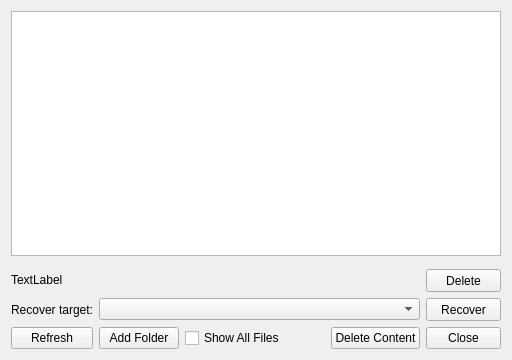
<?xml version="1.0" encoding="UTF-8"?>
<ui version="4.0">
 <class>RecoveryWindow</class>
 <widget class="QWidget" name="RecoveryWindow">
  <property name="geometry">
   <rect>
    <x>0</x>
    <y>0</y>
    <width>512</width>
    <height>360</height>
   </rect>
  </property>
  <property name="sizePolicy">
   <sizepolicy hsizetype="Preferred" vsizetype="Preferred">
    <horstretch>0</horstretch>
    <verstretch>0</verstretch>
   </sizepolicy>
  </property>
  <property name="minimumSize">
   <size>
    <width>0</width>
    <height>0</height>
   </size>
  </property>
  <property name="maximumSize">
   <size>
    <width>16777215</width>
    <height>16777215</height>
   </size>
  </property>
  <property name="windowTitle">
   <string>Sandybox - Recovery</string>
  </property>
  <layout class="QVBoxLayout" name="verticalLayout_2">
   <item>
    <layout class="QVBoxLayout" name="verticalLayout">
     <item>
      <layout class="QGridLayout" name="gridLayout">
       <item row="6" column="1">
        <widget class="QPushButton" name="btnAddFolder">
         <property name="text">
          <string>Add Folder</string>
         </property>
        </widget>
       </item>
       <item row="6" column="4">
        <widget class="QToolButton" name="btnDeleteAll">
         <property name="sizePolicy">
          <sizepolicy hsizetype="Minimum" vsizetype="Minimum">
           <horstretch>0</horstretch>
           <verstretch>0</verstretch>
          </sizepolicy>
         </property>
         <property name="minimumSize">
          <size>
           <width>75</width>
           <height>0</height>
          </size>
         </property>
         <property name="text">
          <string>Delete Content</string>
         </property>
        </widget>
       </item>
       <item row="5" column="0">
        <widget class="QLabel" name="label">
         <property name="text">
          <string>Recover target:</string>
         </property>
         <property name="alignment">
          <set>Qt::AlignRight|Qt::AlignTrailing|Qt::AlignVCenter</set>
         </property>
         <property name="buddy">
          <cstring>cmbRecover</cstring>
         </property>
        </widget>
       </item>
       <item row="6" column="0">
        <widget class="QPushButton" name="btnRefresh">
         <property name="text">
          <string>Refresh</string>
         </property>
        </widget>
       </item>
       <item row="3" column="0">
        <widget class="QWidget" name="finder" native="true">
         <property name="maximumSize">
          <size>
           <width>16777215</width>
           <height>1</height>
          </size>
         </property>
        </widget>
       </item>
       <item row="5" column="1" colspan="4">
        <widget class="QComboBox" name="cmbRecover"/>
       </item>
       <item row="5" column="5">
        <widget class="QToolButton" name="btnRecover">
         <property name="sizePolicy">
          <sizepolicy hsizetype="Minimum" vsizetype="Minimum">
           <horstretch>0</horstretch>
           <verstretch>0</verstretch>
          </sizepolicy>
         </property>
         <property name="minimumSize">
          <size>
           <width>75</width>
           <height>23</height>
          </size>
         </property>
         <property name="text">
          <string>Recover</string>
         </property>
        </widget>
       </item>
       <item row="6" column="3">
        <spacer name="horizontalSpacer_2">
         <property name="orientation">
          <enum>Qt::Horizontal</enum>
         </property>
         <property name="sizeHint" stdset="0">
          <size>
           <width>40</width>
           <height>20</height>
          </size>
         </property>
        </spacer>
       </item>
       <item row="4" column="5">
        <widget class="QToolButton" name="btnDelete">
         <property name="sizePolicy">
          <sizepolicy hsizetype="Minimum" vsizetype="Minimum">
           <horstretch>0</horstretch>
           <verstretch>0</verstretch>
          </sizepolicy>
         </property>
         <property name="minimumSize">
          <size>
           <width>75</width>
           <height>23</height>
          </size>
         </property>
         <property name="text">
          <string>Delete</string>
         </property>
        </widget>
       </item>
       <item row="0" column="0" rowspan="3" colspan="6">
        <widget class="QTreeView" name="treeFiles"/>
       </item>
       <item row="6" column="5">
        <widget class="QToolButton" name="btnClose">
         <property name="sizePolicy">
          <sizepolicy hsizetype="Minimum" vsizetype="Minimum">
           <horstretch>0</horstretch>
           <verstretch>0</verstretch>
          </sizepolicy>
         </property>
         <property name="maximumSize">
          <size>
           <width>16777215</width>
           <height>16777215</height>
          </size>
         </property>
         <property name="text">
          <string>Close</string>
         </property>
        </widget>
       </item>
       <item row="6" column="2">
        <widget class="QCheckBox" name="chkShowAll">
         <property name="text">
          <string>Show All Files</string>
         </property>
        </widget>
       </item>
       <item row="4" column="0" colspan="5">
        <widget class="QLabel" name="lblInfo">
         <property name="sizePolicy">
          <sizepolicy hsizetype="Preferred" vsizetype="Fixed">
           <horstretch>0</horstretch>
           <verstretch>0</verstretch>
          </sizepolicy>
         </property>
         <property name="text">
          <string>TextLabel</string>
         </property>
        </widget>
       </item>
      </layout>
     </item>
    </layout>
   </item>
  </layout>
 </widget>
 <tabstops>
  <tabstop>treeFiles</tabstop>
  <tabstop>btnDelete</tabstop>
  <tabstop>cmbRecover</tabstop>
  <tabstop>btnRecover</tabstop>
  <tabstop>btnRefresh</tabstop>
  <tabstop>btnAddFolder</tabstop>
  <tabstop>chkShowAll</tabstop>
  <tabstop>btnDeleteAll</tabstop>
  <tabstop>btnClose</tabstop>
 </tabstops>
 <resources/>
 <connections/>
</ui>
